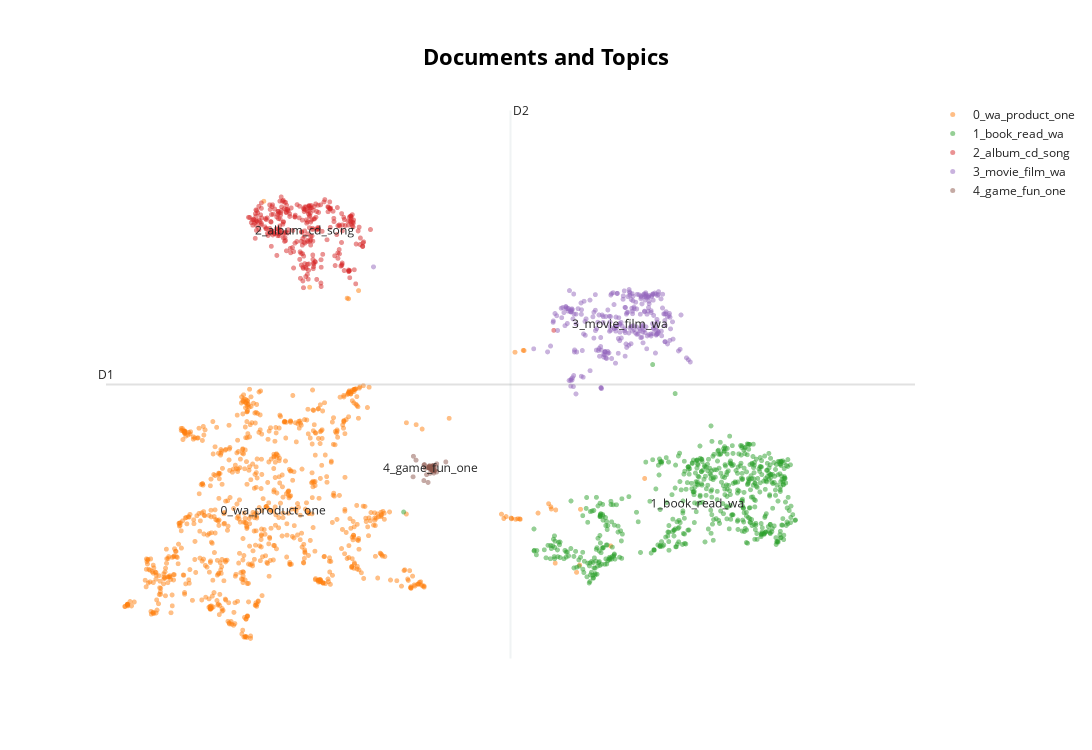

Here is the notebook cell this chart was saved with:
### Code cell
# Visualize Documents using the original embeddings
fig_docs = topic_model.visualize_documents(
    all_texts,
    embeddings=embeddings,
    hide_document_hover=True  
)
fig_docs.show()

### Figure 1 — Plotly figure (JSON) as saved in the notebook; plotly's stock layout.template omitted (floating-point values rounded to 4 significant figures; data arrays with more than 128 entries replaced by an {"elided": "..."} marker saying what was removed)
{"data": [{"hoverinfo": "text", "marker": {"color": "#CFD8DC", "opacity": 0.5, "size": 5}, "mode": "markers+text", "name": "other", "showlegend": false, "type": "scattergl", "x": [null], "y": [null]}, {"hoverinfo": "text", "marker": {"opacity": 0.5, "size": 5}, "mode": "markers+text", "name": "0_wa_product_one", "text": {"elided": "819 str values"}, "textfont": {"size": 12}, "type": "scattergl", "x": {"elided": "819 float values"}, "y": {"elided": "819 float values"}}, {"hoverinfo": "text", "marker": {"opacity": 0.5, "size": 5}, "mode": "markers+text", "name": "1_book_read_wa", "text": {"elided": "582 str values"}, "textfont": {"size": 12}, "type": "scattergl", "x": {"elided": "582 float values"}, "y": {"elided": "582 float values"}}, {"hoverinfo": "text", "marker": {"opacity": 0.5, "size": 5}, "mode": "markers+text", "name": "2_album_cd_song", "text": {"elided": "292 str values"}, "textfont": {"size": 12}, "type": "scattergl", "x": {"elided": "292 float values"}, "y": {"elided": "292 float values"}}, {"hoverinfo": "text", "marker": {"opacity": 0.5, "size": 5}, "mode": "markers+text", "name": "3_movie_film_wa", "text": {"elided": "266 str values"}, "textfont": {"size": 12}, "type": "scattergl", "x": {"elided": "266 float values"}, "y": {"elided": "266 float values"}}, {"hoverinfo": "text", "marker": {"opacity": 0.5, "size": 5}, "mode": "markers+text", "name": "4_game_fun_one", "text": ["", "", "", "", "", "", "", "", "", "", "", "", "", "", "", "", "", "", "", "", "", "", "", "", "", "", "", "", "", "", "", "", "", "", "", "", "", "", "", "", "", "", "", "", "", "4_game_fun_one"], "textfont": {"size": 12}, "type": "scattergl", "x": [5.73, 5.776, 5.513, 5.775, 5.728, 5.755, 5.727, 5.509, 5.774, 5.761, 5.768, 5.823, 5.776, 5.652, 5.762, 5.799, 5.76, 5.688, 5.671, 5.66, 5.779, 5.761, 5.799, 5.548, 5.722, 5.822, 5.654, 5.724, 5.716, 5.715, 5.767, 5.722, 5.738, 5.784, 5.784, 5.754, 5.763, 5.773, 5.734, 5.708, 5.806, 5.74, 5.944, 5.781, 5.716, 5.737], "y": [5.962, 5.935, 6.188, 5.994, 6.006, 5.926, 5.95, 5.788, 5.926, 5.912, 5.907, 6.041, 6.009, 5.714, 5.93, 5.91, 5.931, 5.831, 5.953, 6.027, 5.954, 6.0, 5.923, 6.113, 5.963, 5.882, 6.016, 5.992, 5.967, 5.96, 5.981, 5.978, 5.957, 5.861, 5.901, 5.957, 5.971, 5.998, 5.855, 5.678, 6.003, 5.98, 6.079, 5.907, 5.986, 5.949]}], "layout": {"annotations": [{"showarrow": false, "text": "D1", "x": 1.426, "y": 7.589, "yshift": 10}, {"showarrow": false, "text": "D2", "x": 6.804, "xshift": 10, "y": 12.94}], "height": 750, "shapes": [{"line": {"color": "#CFD8DC", "width": 2}, "type": "line", "x0": 6.804, "x1": 6.804, "y0": 2.239, "y1": 12.94}, {"line": {"color": "#9E9E9E", "width": 2}, "type": "line", "x0": 1.426, "x1": 12.18, "y0": 7.589, "y1": 7.589}], "title": {"font": {"color": "Black", "size": 22}, "text": "<b>Documents and Topics</b>", "x": 0.5, "xanchor": "center", "yanchor": "top"}, "width": 1200, "xaxis": {"visible": false}, "yaxis": {"visible": false}}}
